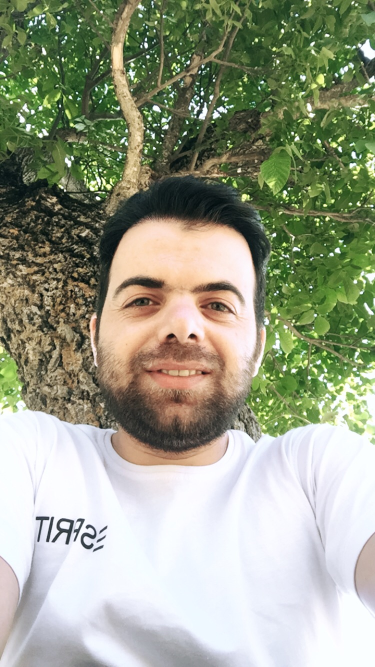
#> input picture 04 - Image processing/farzin.jpg, 750 x 1334 px (shown at 1/2 size)
$ python 'Blending and Pasting Images.py'
#> lines starting #> are read from the running program, lines starting #| are printed output that depends on the picture; after the words box and inside, x2 and y2 are one past the last pixel; in counts of white or black regions, pixels touching at a corner belong together
import cv2
import matplotlib.pyplot as plt

img= cv2.imread('farzin.jpg')
#> img is the input picture: shape (1334, 750, 3); mean B, G, R 138.1, 159, 154.1
#cv2.imshow("farzin",img)

img = cv2.cvtColor(img,cv2.COLOR_RGB2HSV)
#> img: shape (1334, 750, 3); mean H, S, V 65.2, 67.1, 167.4
#cv2.imshow("pic",img)

img1 = cv2.imread("farzin.jpg")

img2 = cv2.imread("soheyb.jpg")
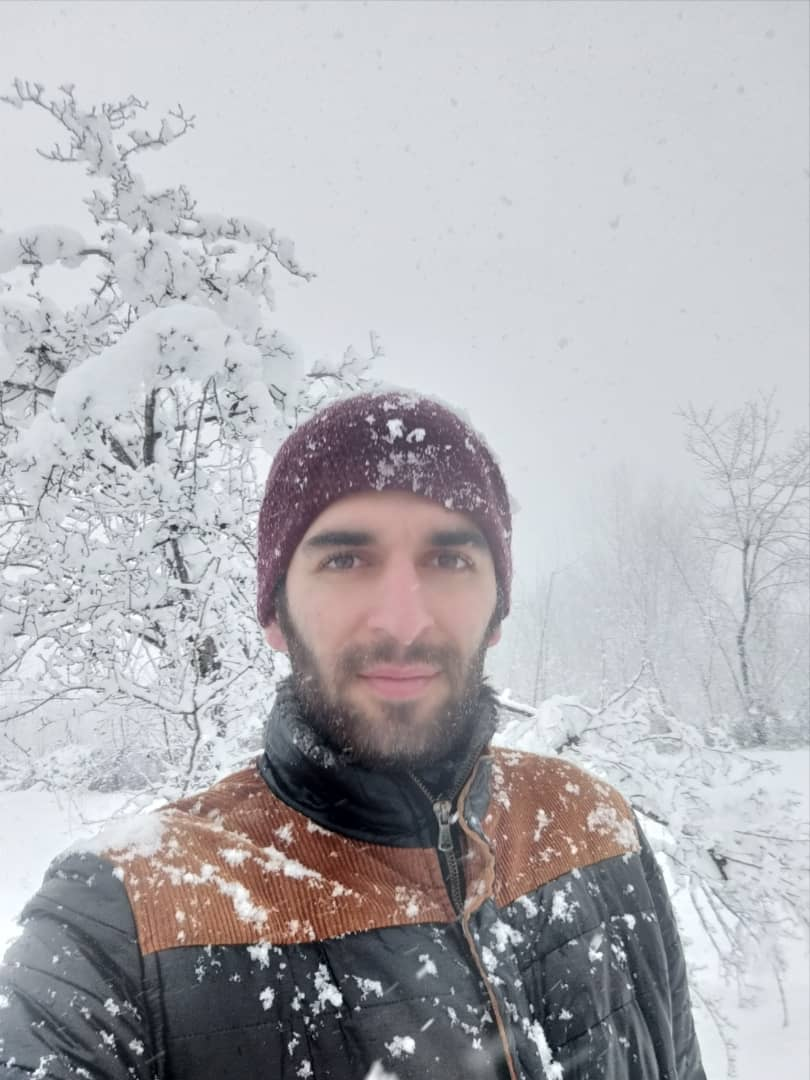
#> input picture 04 - Image processing/soheyb.jpg, 810 x 1080 px
#> img2 is the input picture: shape (1080, 810, 3); mean B, G, R 181.1, 176.7, 177.7

#cv2.imshow("image1",img1)
#cv2.imshow("image2",img2)

# Blenbing images of the same size
img1 = cv2.resize(img1,(400,400))
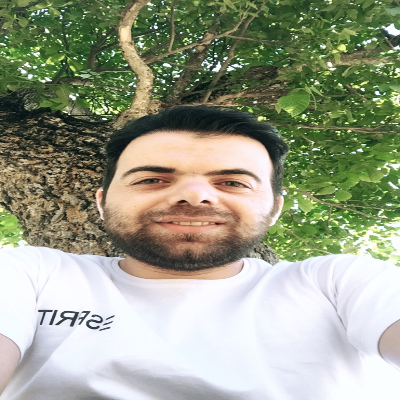
#> img1: shape (400, 400, 3); mean B, G, R 138, 158.9, 154
img2 = cv2.resize(img2,(400,400))
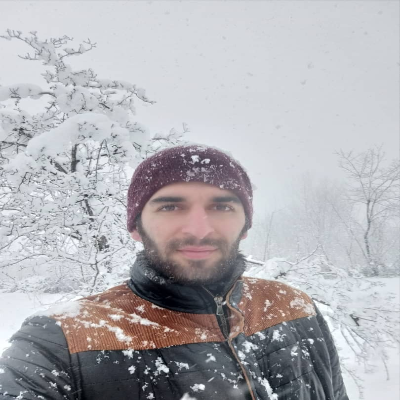
#> img2: shape (400, 400, 3); mean B, G, R 181, 176.6, 177.6

cv2.imshow('img1',img1)
cv2.imshow('img2',img2)

blended = cv2.addWeighted(src1=img1,alpha=0.6,src2=img2,beta=0.3,gamma=0) # we use "addweighted" when our pictures have same size
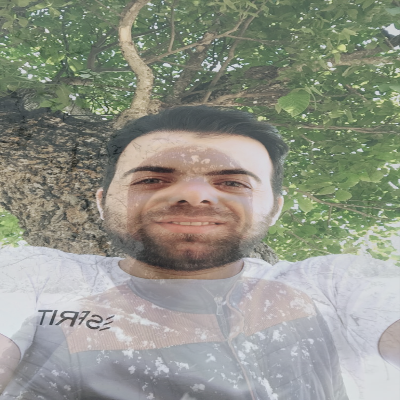
#> blended: shape (400, 400, 3); mean B, G, R 137.1, 148.3, 145.7
#cv2.imshow('blended',blended)

"""Overaly small image on top of a larger image (no blending)
Numpy reassingment"""

img1 = cv2.imread("farzin.jpg")
img2 = cv2.imread("soheyb.jpg")
img2 = cv2.resize(img2,(300,300))
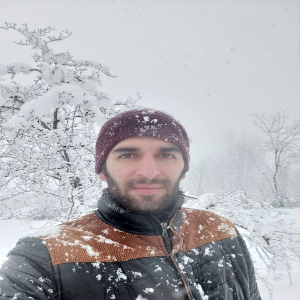
#> img2: shape (300, 300, 3); mean B, G, R 181, 176.6, 177.6
cv2.imshow("resize2",img2)

large_img = img1
small_img = img2

x_offset = 0
y_offset = 0

x_end = x_offset + small_img.shape[1]
#> x_end = 300
y_end = y_offset + small_img.shape[0]
#> y_end = 300

large_img[y_offset:y_end,x_offset:x_end] = small_img
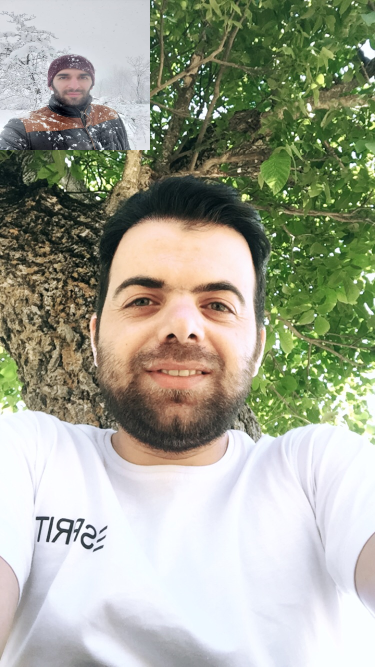
#> large_img: shape (1334, 750, 3) (shown at 1/2 size); 9% of pixels changed, all inside (x1, y1, x2, y2) = (0, 0, 300, 300)
cv2.imshow("larg_img",large_img)
cv2.waitKey(0)
